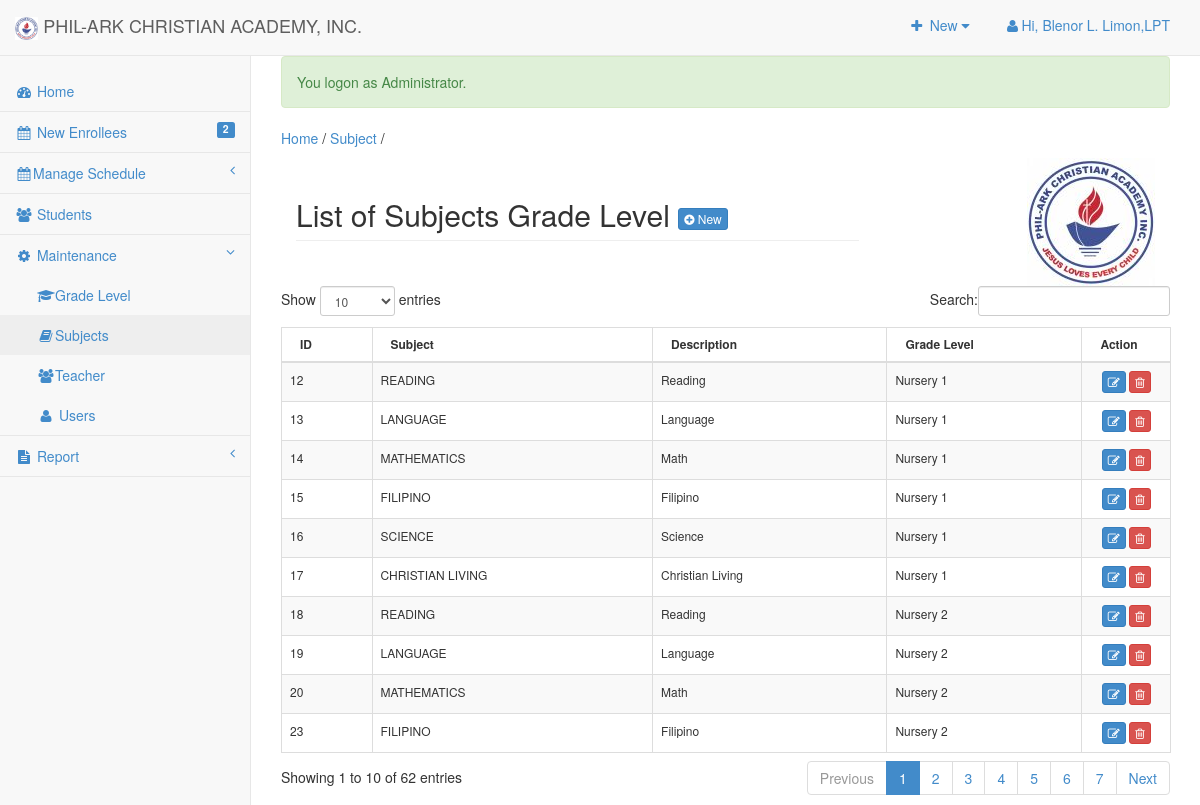
/admin/subject/index.php (signed in), run on the app's committed database.
### tables this page shows
CREATE TABLE `tblsitesettings` (
  `ID` int(11) NOT NULL,
  `Type` varchar(90) NOT NULL,
  `Description` text NOT NULL
);

CREATE TABLE `subject` (
  `SUBJ_ID` int(11) NOT NULL,
  `SUBJ_CODE` varchar(30) NOT NULL DEFAULT '-',
  `SUBJ_DESCRIPTION` varchar(255) NOT NULL DEFAULT '-',
  `UNIT` int(2) NOT NULL DEFAULT 0,
  `COURSE_ID` int(11) NOT NULL DEFAULT 0,
  `AY` varchar(30) NOT NULL DEFAULT '-',
  `PreTaken` tinyint(1) NOT NULL DEFAULT 0
);

CREATE TABLE `course` (
  `COURSE_ID` int(11) NOT NULL,
  `COURSE_NAME` varchar(30) NOT NULL DEFAULT '-',
  `COURSE_LEVEL` varchar(50) NOT NULL DEFAULT '1',
  `COURSE_MAJOR` varchar(30) NOT NULL DEFAULT 'None',
  `COURSE_DESC` varchar(255) NOT NULL DEFAULT '-'
);

### include/database.php (called while the page is built, shortened)
<?php
class Database {
	var $sql_string = '';
	public $conn;
	public function open_connection() {
		$this->conn = mysqli_connect(server,user,pass);
		if(!$this->conn){
			echo "Problem in database connection! Contact administrator!";
			exit();
		}else{
			$db_select = mysqli_select_db($this->conn,database_name);
		}
	}
	function setQuery($sql='') {
		$this->sql_string=$sql;
	}
	function executeQuery() {
		$result = mysqli_query($this->conn,$this->sql_string);
		return $result;
	}
	private function confirm_query($result) {
		return $result;
	}
	function loadResultList( $key='' ) {
		$cur = $this->executeQuery();
		$array = array();
		while ($row = mysqli_fetch_object($cur)) {
			if ($key) {
				$array[$row->$key] = $row;
			} else {
				$array[] = $row;
			}
		}
		return $array;
	}
	function loadSingleResult() {
		$cur = $this->executeQuery();
		while ($row = mysqli_fetch_object($cur)) {
		return $data = $row;
		}
	}
	public function num_rows($cur) {
		$cur = $this->executeQuery();
		return mysqli_num_rows($cur);
	}
}
     $mydb = new Database();
?>

### admin/subject/index.php (called while the page is built, shortened)
<?php
require_once ("../theme/templates.php");
?>

### admin/subject/list.php (the view, shortened to what this page needs)
<div class="row">
      <div class="col-lg-12">
       	 <div class="col-lg-8">
            <h2 class="page-header">List of Subjects Grade Level <a href="index.php?view=add" class="btn btn-primary btn-xs  ">  <i class="fa fa-plus-circle fw-fa"></i> New</a>  </h2>
       		</div>
       		<div class="col-lg-4" >
       			<img style="float:right;" src="<?php echo web_root; ?>img/school_seal_100x100.jpg" >
       		</div>
       		</div>
   		 </div>
	 		    <form action="controller.php?action=delete" Method="POST">
			      <div class="table-responsive">
				<table id="dash-table" class="table table-striped table-bordered table-hover table-responsive" style="font-size:12px" cellspacing="0">
				  <thead>
				  	<tr>
				  		<th>ID</th>
				  		<th>
				  		 Subject</th>
				  		<th>Description</th>
				  		<th>Grade Level</th>
				  		<th width="10%" >Action</th>
				  	</tr>
				  </thead>
				  <tbody>
				  	<?php
				  		$mydb->setQuery("SELECT * FROM `subject` s, `course` c WHERE s.COURSE_ID=c.COURSE_ID");
				  		$cur = $mydb->loadResultList();
						foreach ($cur as $result) {
				  		echo '<tr>';
				  		echo '<td>' . $result->SUBJ_ID.'</a></td>';
				  		echo '<td>'. $result->SUBJ_CODE.'</td>';
				  		echo '<td>'. $result->SUBJ_DESCRIPTION.'</td>';
				  		echo '<td>'.$result->COURSE_LEVEL.'</td>';
				  		echo '<td align="center" > <a title="Edit" href="index.php?view=edit&id='.$result->SUBJ_ID.'"  class="btn btn-primary btn-xs  ">  <span class="fa fa-edit fw-fa"></span></a>
				  					 <a title="Delete" href="controller.php?action=delete&id='.$result->SUBJ_ID.'" class="btn btn-danger btn-xs" ><span class="fa fa-trash-o fw-fa"></span> </a>
				  					 </td>';
				  		echo '</tr>';
				  	}
				  	?>
				  </tbody>
				</table>
			</div>
				</form>
</div>

### include/function.php (shortened to what this page needs)
<?php
  function SiteTitle()
	{
		global $mydb;
		$title='';
		$sql = "SELECT * FROM `tblsitesettings` WHERE `Type`='SiteTitle'";
		$mydb->setQuery($sql);
		$maxrow=$mydb->num_rows($mydb->executeQuery());
		if($maxrow > 0){
			$site = $mydb->loadSingleResult();
			echo $title = $site->Description;
		}else{
			echo $title = '';
		}
		return $title;
	}
?>

### admin/css/sb-admin-2.css (style rules this page uses)
body { background-color: #f8f8f8; }

### data on the page
tblsitesettings: Description "PHIL-ARK CHRISTIAN ACADEMY, INC."
subject: SUBJ_ID "12", SUBJ_CODE "READING", SUBJ_DESCRIPTION "Reading", COURSE_ID.COURSE_LEVEL "Nursery 1"
subject: SUBJ_ID "13", SUBJ_CODE "LANGUAGE", SUBJ_DESCRIPTION "Language", COURSE_ID.COURSE_LEVEL "Nursery 1"
subject: SUBJ_ID "14", SUBJ_CODE "MATHEMATICS", SUBJ_DESCRIPTION "Math", COURSE_ID.COURSE_LEVEL "Nursery 1"
subject: SUBJ_ID "15", SUBJ_CODE "FILIPINO", SUBJ_DESCRIPTION "Filipino", COURSE_ID.COURSE_LEVEL "Nursery 1"
subject: SUBJ_ID "16", SUBJ_CODE "SCIENCE", SUBJ_DESCRIPTION "Science", COURSE_ID.COURSE_LEVEL "Nursery 1"
subject: SUBJ_ID "17", SUBJ_CODE "CHRISTIAN LIVING", SUBJ_DESCRIPTION "Christian Living", COURSE_ID.COURSE_LEVEL "Nursery 1"
subject: SUBJ_ID "18", SUBJ_CODE "READING", SUBJ_DESCRIPTION "Reading", COURSE_ID.COURSE_LEVEL "Nursery 2"
subject: SUBJ_ID "19", SUBJ_CODE "LANGUAGE", SUBJ_DESCRIPTION "Language", COURSE_ID.COURSE_LEVEL "Nursery 2"
subject: SUBJ_ID "20", SUBJ_CODE "MATHEMATICS", SUBJ_DESCRIPTION "Math", COURSE_ID.COURSE_LEVEL "Nursery 2"
subject: SUBJ_ID "23", SUBJ_CODE "FILIPINO", SUBJ_DESCRIPTION "Filipino", COURSE_ID.COURSE_LEVEL "Nursery 2"

### other printed values
$_SESSION['ACCOUNT_NAME'] "Blenor L. Limon,LPT"
$enrollees->enrollees "2"
$_SESSION['message'] "You logon as Administrator."
$title "Subject"
